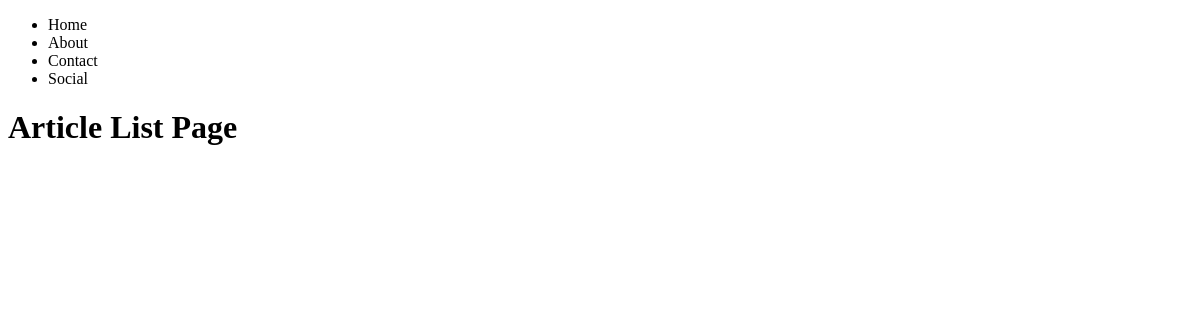
The page /blog/article-class-list/ on the database as committed earlier.
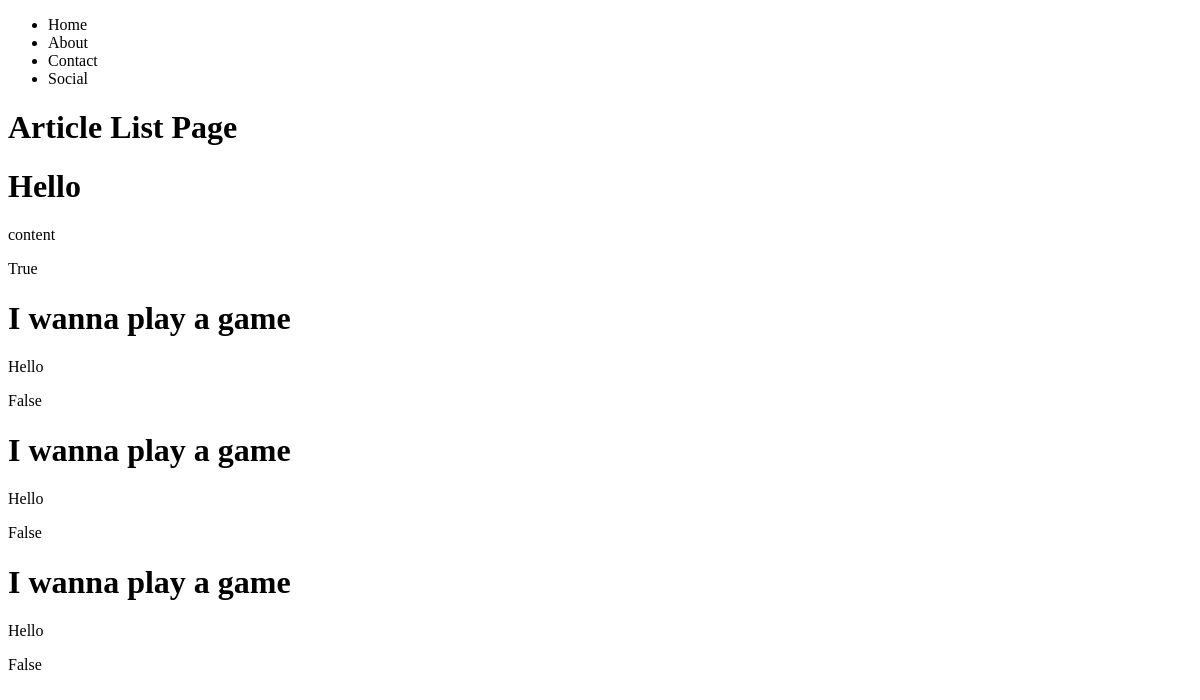
The same page on the database as committed later.
### blog/models.py (models this page shows, shortened)
class Article(models.Model):
    title = models.CharField(max_length=120)
    content = models.TextField()
    active = models.BooleanField(default=False)

### blog/views.py (the view)
# urls.py: path('article-class-list/', BlogArticleListView.as_view(), name='blog_article_list'),
class BlogArticleListView(ListView):
    model = Article
    template_name = "articles/blog_article_list.html"
    context_object_name = 'object'
    queryset = Article.objects.all() # blog/<modulename>_list.html

### blog/templates/articles/blog_article_list.html
{% extends 'base.html'%}
{% block content %}
<h1>Article List Page</h1>
{% if object %}
{% for item in object %}
<h1>{{item.title}}</h1>
<P>{{item.content}}</p>
<P>{{item.active}}</p>
{% endfor %}
{% endif %}
{% endblock content %}

### templates/base.html (shortened to what this page needs)
<!DOCTYPE html>
<html>
    <head>
        <link rel="stylesheet" href="">
    </head>
    <body>
        {% include 'navbar.html' %}
        {%block content%}{%endblock%}
    </body>
</html>

### templates/navbar.html
<nav>
  <ul>
    <li>Home</li>
    <li>About</li>
    <li>Contact</li>
    <li>Social</li>
  </ul>
</nav>

Rows that differ between the two databases and show on the page:
added Article: title "Hello", content "content", active "True"
added Article: title "I wanna play a game", content "Hello", active "False"
added Article: title "I wanna play a game", content "Hello", active "False"
added Article: title "I wanna play a game", content "Hello", active "False"
